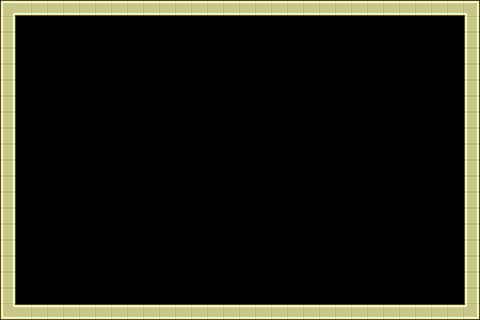

A level layout from a 2D game, rendered from its tile map. Below: a short description, then the map file with tile-grid data replaced by summaries:
An orthogonal 30x20 tile map with 16x16 px tiles, 2 tile layers (bricks, solidbricks), 2 tilesets and 1 object.

<map version="1.0" orientation="orthogonal" width="30" height="20" tilewidth="16" tileheight="16">
 <tileset firstgid="1" name="TileSetTemplate" tilewidth="16" tileheight="16">
  <image source="../Working Levels/TileSetTemplate.png" width="64" height="64" />
 </tileset>
 <tileset firstgid="17" name="TileSetTemplateSolid" tilewidth="16" tileheight="16">
  <image source="../Working Levels/TileSetTemplateSolid.png" width="64" height="64" />
 </tileset>
 <layer name="bricks" width="30" height="20">
  <data>[600 cells, 0 non-empty, 0 distinct tile ids]</data>
 </layer>
 <layer name="solidbricks" width="30" height="20">
  <data>[600 cells, 96 non-empty, 6 distinct tile ids]</data>
 </layer>
 <objectgroup name="Objects" width="30" height="20">
  <object x="-106" y="1" height="1" />
 </objectgroup>
</map>
